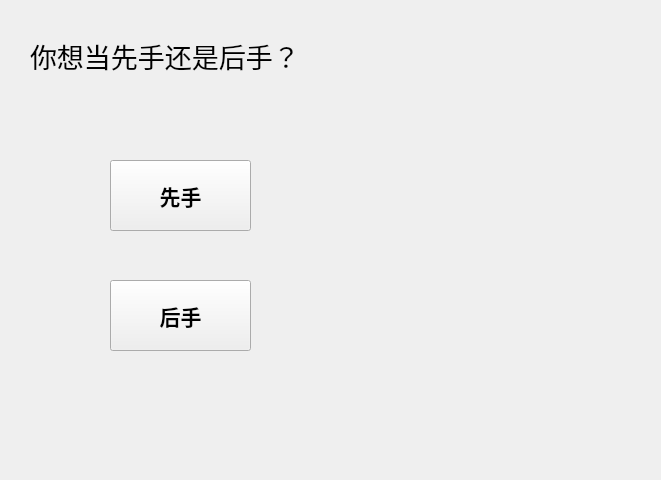
<?xml version="1.0" encoding="UTF-8"?>
<ui version="4.0">
 <class>FirOrSec</class>
 <widget class="QWidget" name="FirOrSec">
  <property name="geometry">
   <rect>
    <x>0</x>
    <y>0</y>
    <width>661</width>
    <height>480</height>
   </rect>
  </property>
  <property name="windowTitle">
   <string>Form</string>
  </property>
  <widget class="QLabel" name="label">
   <property name="geometry">
    <rect>
     <x>280</x>
     <y>210</y>
     <width>361</width>
     <height>261</height>
    </rect>
   </property>
   <property name="styleSheet">
    <string notr="true">image: url(:/pic/pics/ask.png);</string>
   </property>
   <property name="text">
    <string/>
   </property>
  </widget>
  <widget class="QLabel" name="label_2">
   <property name="geometry">
    <rect>
     <x>30</x>
     <y>20</y>
     <width>591</width>
     <height>71</height>
    </rect>
   </property>
   <property name="font">
    <font>
     <family>华文楷体</family>
     <pointsize>20</pointsize>
    </font>
   </property>
   <property name="text">
    <string>你想当先手还是后手？</string>
   </property>
  </widget>
  <widget class="QPushButton" name="first">
   <property name="geometry">
    <rect>
     <x>110</x>
     <y>160</y>
     <width>141</width>
     <height>71</height>
    </rect>
   </property>
   <property name="font">
    <font>
     <family>等线</family>
     <pointsize>16</pointsize>
     <weight>75</weight>
     <bold>true</bold>
    </font>
   </property>
   <property name="text">
    <string>先手</string>
   </property>
  </widget>
  <widget class="QPushButton" name="second">
   <property name="geometry">
    <rect>
     <x>110</x>
     <y>280</y>
     <width>141</width>
     <height>71</height>
    </rect>
   </property>
   <property name="font">
    <font>
     <family>等线</family>
     <pointsize>16</pointsize>
     <weight>75</weight>
     <bold>true</bold>
    </font>
   </property>
   <property name="text">
    <string>后手</string>
   </property>
  </widget>
 </widget>
 <resources/>
 <connections/>
</ui>
